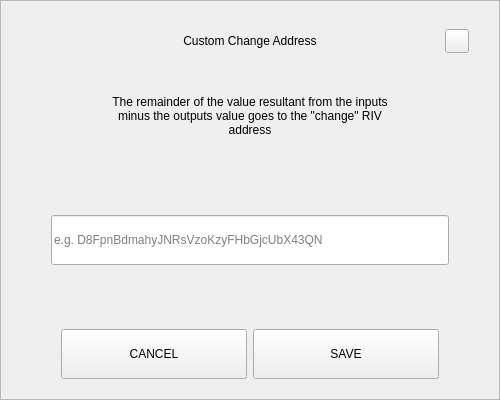
<?xml version="1.0" encoding="UTF-8"?>
<ui version="4.0">
 <class>SendChangeAddressDialog</class>
 <widget class="QDialog" name="SendChangeAddressDialog">
  <property name="geometry">
   <rect>
    <x>0</x>
    <y>0</y>
    <width>500</width>
    <height>400</height>
   </rect>
  </property>
  <property name="windowTitle">
   <string>Dialog</string>
  </property>
  <layout class="QVBoxLayout" name="verticalLayout">
   <property name="spacing">
    <number>0</number>
   </property>
   <property name="leftMargin">
    <number>0</number>
   </property>
   <property name="topMargin">
    <number>0</number>
   </property>
   <property name="rightMargin">
    <number>0</number>
   </property>
   <property name="bottomMargin">
    <number>0</number>
   </property>
   <item>
    <widget class="QFrame" name="frame">
     <property name="styleSheet">
      <string notr="true"/>
     </property>
     <property name="frameShape">
      <enum>QFrame::StyledPanel</enum>
     </property>
     <property name="frameShadow">
      <enum>QFrame::Raised</enum>
     </property>
     <layout class="QVBoxLayout" name="verticalLayout_2" stretch="0,0,0,0,0,0,0">
      <property name="spacing">
       <number>0</number>
      </property>
      <property name="leftMargin">
       <number>30</number>
      </property>
      <property name="topMargin">
       <number>20</number>
      </property>
      <property name="rightMargin">
       <number>30</number>
      </property>
      <property name="bottomMargin">
       <number>20</number>
      </property>
      <item>
       <layout class="QHBoxLayout" name="horizontalLayout_3">
        <property name="spacing">
         <number>0</number>
        </property>
        <item>
         <spacer name="horizontalSpacer_2">
          <property name="orientation">
           <enum>Qt::Horizontal</enum>
          </property>
          <property name="sizeHint" stdset="0">
           <size>
            <width>40</width>
            <height>20</height>
           </size>
          </property>
         </spacer>
        </item>
        <item>
         <widget class="QLabel" name="labelTitle">
          <property name="minimumSize">
           <size>
            <width>0</width>
            <height>40</height>
           </size>
          </property>
          <property name="maximumSize">
           <size>
            <width>16777215</width>
            <height>40</height>
           </size>
          </property>
          <property name="styleSheet">
           <string notr="true">padding-left:24px;</string>
          </property>
          <property name="text">
           <string>Custom Change Address</string>
          </property>
          <property name="alignment">
           <set>Qt::AlignCenter</set>
          </property>
          <property name="margin">
           <number>7</number>
          </property>
         </widget>
        </item>
        <item>
         <spacer name="horizontalSpacer">
          <property name="orientation">
           <enum>Qt::Horizontal</enum>
          </property>
          <property name="sizeHint" stdset="0">
           <size>
            <width>40</width>
            <height>20</height>
           </size>
          </property>
         </spacer>
        </item>
        <item>
         <widget class="QPushButton" name="btnEsc">
          <property name="minimumSize">
           <size>
            <width>24</width>
            <height>24</height>
           </size>
          </property>
          <property name="maximumSize">
           <size>
            <width>24</width>
            <height>24</height>
           </size>
          </property>
          <property name="focusPolicy">
           <enum>Qt::NoFocus</enum>
          </property>
          <property name="text">
           <string/>
          </property>
         </widget>
        </item>
       </layout>
      </item>
      <item>
       <spacer name="verticalSpacer_2">
        <property name="orientation">
         <enum>Qt::Vertical</enum>
        </property>
        <property name="sizeType">
         <enum>QSizePolicy::Fixed</enum>
        </property>
        <property name="sizeHint" stdset="0">
         <size>
          <width>20</width>
          <height>20</height>
         </size>
        </property>
       </spacer>
      </item>
      <item alignment="Qt::AlignHCenter">
       <widget class="QLabel" name="labelMessage">
        <property name="minimumSize">
         <size>
          <width>0</width>
          <height>70</height>
         </size>
        </property>
        <property name="text">
         <string>The remainder of the value resultant from the inputs minus the outputs value goes to the &quot;change&quot; RIV address</string>
        </property>
        <property name="alignment">
         <set>Qt::AlignCenter</set>
        </property>
        <property name="wordWrap">
         <bool>true</bool>
        </property>
       </widget>
      </item>
      <item>
       <spacer name="verticalSpacer_3">
        <property name="orientation">
         <enum>Qt::Vertical</enum>
        </property>
        <property name="sizeHint" stdset="0">
         <size>
          <width>20</width>
          <height>40</height>
         </size>
        </property>
       </spacer>
      </item>
      <item>
       <layout class="QHBoxLayout" name="horizontalLayout_2">
        <property name="spacing">
         <number>0</number>
        </property>
        <property name="leftMargin">
         <number>20</number>
        </property>
        <property name="rightMargin">
         <number>20</number>
        </property>
        <item>
         <widget class="QLineEdit" name="lineEditAddress">
          <property name="minimumSize">
           <size>
            <width>0</width>
            <height>50</height>
           </size>
          </property>
          <property name="placeholderText">
           <string notr="true">e.g. D8FpnBdmahyJNRsVzoKzyFHbGjcUbX43QN</string>
          </property>
         </widget>
        </item>
       </layout>
      </item>
      <item>
       <spacer name="verticalSpacer">
        <property name="orientation">
         <enum>Qt::Vertical</enum>
        </property>
        <property name="sizeHint" stdset="0">
         <size>
          <width>20</width>
          <height>40</height>
         </size>
        </property>
       </spacer>
      </item>
      <item>
       <layout class="QHBoxLayout" name="horizontalLayout" stretch="2,2">
        <property name="spacing">
         <number>6</number>
        </property>
        <property name="leftMargin">
         <number>30</number>
        </property>
        <property name="rightMargin">
         <number>30</number>
        </property>
        <item>
         <widget class="QPushButton" name="btnCancel">
          <property name="minimumSize">
           <size>
            <width>180</width>
            <height>50</height>
           </size>
          </property>
          <property name="focusPolicy">
           <enum>Qt::NoFocus</enum>
          </property>
          <property name="text">
           <string>CANCEL</string>
          </property>
         </widget>
        </item>
        <item>
         <widget class="QPushButton" name="btnSave">
          <property name="minimumSize">
           <size>
            <width>180</width>
            <height>50</height>
           </size>
          </property>
          <property name="focusPolicy">
           <enum>Qt::NoFocus</enum>
          </property>
          <property name="text">
           <string>SAVE</string>
          </property>
         </widget>
        </item>
       </layout>
      </item>
     </layout>
    </widget>
   </item>
  </layout>
 </widget>
 <resources/>
 <connections/>
</ui>
